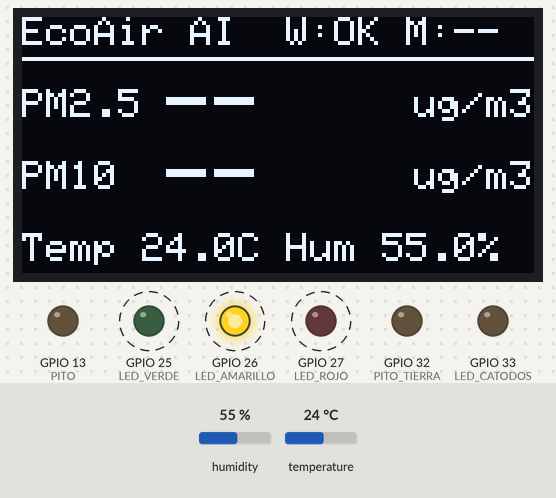
Bench run of a sketch on a simulated ESP32. Shown: 128×64 one-colour display, output pins drawn as LEDs (lit = HIGH). Dashed ring = blinking. The inputs (shaded band) are chosen by the test bench; at power-on: humidity 55 %, temperature 24 °C. WiFi joins after 1.5 s; servers stay silent unless stated; no MQTT or app messages arrive unless stated; not simulated (calls return 0 or success): secrets.h; names the files do not define were given values by the test bench: MQTT_PORT = 1883; what the sketch prints to the serial monitor is not drawn.

Above: at 3.15 s.
4.0 s: humidity set to 22 %
At 7.95 s:
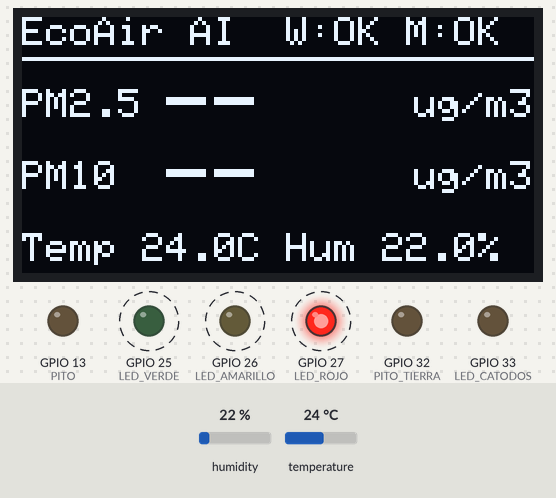
8.1 s: temperature set to 12 °C
At 13.05 s:
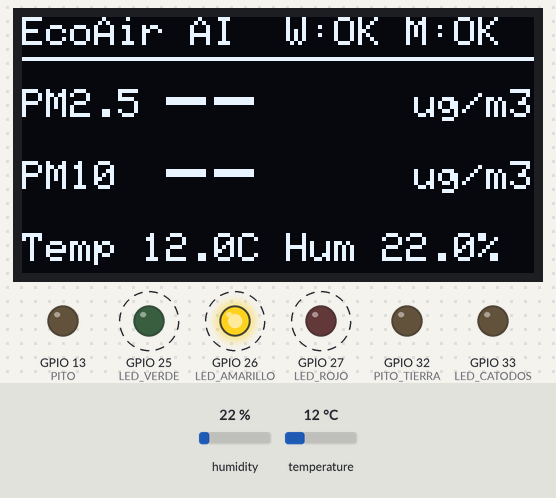
14.2 s: humidity set to 40 %
At 18.15 s:
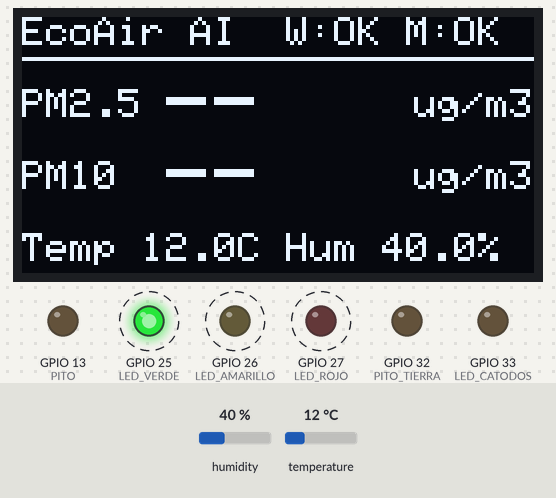
19.2 s: temperature set to 19 °C
Timing chart, 0 to 25.3 s (numbered marks = the images above; inputs shaded):
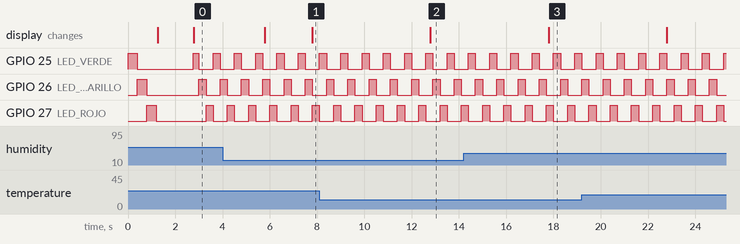

The sketch:

ecoair_node.ino
```cpp
#include <WiFi.h>
#include <PubSubClient.h>
#include <DHT.h>
#include <Wire.h>
#include <Adafruit_GFX.h>
#include <Adafruit_SSD1306.h>
#include "secrets.h"

#define DHTPIN 4
#define DHTTYPE DHT22
#define RXD2 16
#define TXD2 17

// Pantalla OLED SSD1306 128x64 por I2C
#define OLED_SDA 21
#define OLED_SCL 22
#define OLED_ADDR 0x3C
#define OLED_W 128
#define OLED_H 64

// Semaforo de 3 LEDs (anodo al GPIO con 330 ohm en serie; se encienden con HIGH).
// Los catodos van al GPIO 33 (no a GND): se deja en LOW todo el programa.
#define LED_VERDE 25
#define LED_AMARILLO 26
#define LED_ROJO 27
#define LED_CATODOS 33

// Zumbador: + al GPIO 13 (con 330 ohm en serie); - al GPIO 32, que queda en LOW (hace de tierra).
#define PITO 13
#define PITO_TIERRA 32

const char* DEVICE_ID = "ecoair-node-01";
const char* TOPIC = "ecoair/ecoair-node-01/telemetry";
const unsigned long PUBLISH_MS = 5000;
const unsigned long RETRY_MS = 5000;
const unsigned long DHT_MS = 5000;
const unsigned long DISPLAY_MS = 1000;

// ---------- Semaforo: categoria ICA de PM2.5 ----------
// Cortes de PM2.5 (ug/m3) de la Tabla 6 de la Res. 2254/2017, copiados de api/ica.py
// (BREAKPOINTS["pm25"]; cifras en docs/normas/normas_aire.md). Igual que el servidor, la
// concentracion se trunca a entero antes de buscar la fila (supuesto del proyecto):
//   0-12 Buena · 13-37 Aceptable · 38-55 Danina a grupos sensibles ·
//   56-150 Danina · 151-250 Muy danina · 251-500 Peligrosa
const int PM25_MAX_BUENA = 12;
const int PM25_MAX_ACEPTABLE = 37;
const int PM25_MAX_SENSIBLES = 55;
// Como en el servidor (api/calidad_aire.py), el ICA usa la MEDIA DE LA ULTIMA HORA. Aqui se
// aproxima con una muestra de PM2.5 cada 5 s (la misma cadencia de publicacion) en 60 cubetas de 1 min.
const unsigned long MUESTRA_MS = 5000;
const uint8_t VENTANA_MIN = 60;
// Sin trama valida del SDS011 en este tiempo (envia ~1 por segundo): "sin dato" / error del sensor.
const unsigned long SDS_SIN_DATO_MS = 10000;
const unsigned long PRUEBA_LED_MS = 400;
const unsigned long PARPADEO_ROJO_MS = 500;
const unsigned long PASO_SIN_DATO_MS = 300;

enum Semaforo { SEM_SIN_DATO, SEM_BUENA, SEM_ACEPTABLE, SEM_SENSIBLES, SEM_DANINA_O_PEOR };

// ---------- Zumbador: un pitido corto cada cierto tiempo segun el estado del semaforo ----------
const bool PITO_HABILITADO = true;      // false = zumbador apagado siempre
const bool PITO_ACTIVO = false;          // true = zumbador ACTIVO (HIGH/LOW); false = PASIVO (tono LEDC)
const uint32_t PITO_TONO_HZ = 2300;     // solo zumbador pasivo
const uint8_t PITO_RESOLUCION_BITS = 10;
const unsigned long PITO_MS = 150;       // duracion de cada pitido
const unsigned long PITO_CADA_BUENA_MS = 10000;     // verde fijo
const unsigned long PITO_CADA_ACEPTABLE_MS = 4000;  // amarillo fijo
const unsigned long PITO_CADA_SENSIBLES_MS = 1500;  // rojo fijo
const unsigned long PITO_CADA_DANINA_MS = 500;      // rojo parpadeando
// Sin dato, arranque y autoprueba: silencio.

DHT dht(DHTPIN, DHTTYPE);
WiFiClient wifiClient;
PubSubClient mqtt(wifiClient);
Adafruit_SSD1306 display(OLED_W, OLED_H, &Wire, -1);

bool pantallaOk = false;
float pm25 = NAN, pm10 = NAN;
float temperatura = NAN, humedad = NAN;
unsigned long lastPublish = 0;
unsigned long lastRetry = 0;
unsigned long lastDht = 0;
unsigned long lastDisplay = 0;
unsigned long lastSdsOk = 0;      // millis() de la ultima trama valida del SDS011 (0 = ninguna)
unsigned long lastMuestra = 0;
Semaforo semaforoActual = SEM_SIN_DATO;   // ultimo estado calculado por actualizarSemaforo()
bool pitoSonando = false;
unsigned long pitoInicio = 0;             // millis() del inicio del ultimo pitido (0 = ninguno)

struct Cubeta { uint32_t minuto; float suma; uint16_t n; };
Cubeta cubetas[VENTANA_MIN];

void leerSDS011() {
  static uint8_t buf[10];
  static uint8_t idx = 0;

  while (Serial2.available()) {
    uint8_t b = Serial2.read();
    if (idx == 0 && b != 0xAA) continue;
    buf[idx++] = b;

    if (idx == 10) {
      idx = 0;
      if (buf[1] != 0xC0 || buf[9] != 0xAB) continue;

      uint8_t sum = 0;
      for (int i = 2; i <= 7; i++) sum += buf[i];
      if (sum != buf[8]) continue;

      pm25 = (buf[2] | (buf[3] << 8)) / 10.0;
      pm10 = (buf[4] | (buf[5] << 8)) / 10.0;
      lastSdsOk = millis();
    }
  }
}

void leerDHT() {
  static bool primera = true;
  if (!primera && millis() - lastDht < DHT_MS) return;
  primera = false;
  lastDht = millis();
  temperatura = dht.readTemperature();
  humedad = dht.readHumidity();
}

// ---------- Semaforo ----------

// Enciende los LEDs indicados. Nunca mas de dos a la vez (los catodos comparten el GPIO 33).
void ponerLeds(bool verde, bool amarillo, bool rojo) {
  if ((int)verde + (int)amarillo + (int)rojo > 2) verde = amarillo = rojo = false;
  digitalWrite(LED_VERDE, verde ? HIGH : LOW);
  digitalWrite(LED_AMARILLO, amarillo ? HIGH : LOW);
  digitalWrite(LED_ROJO, rojo ? HIGH : LOW);
}

void iniciarSemaforo() {
  pinMode(LED_CATODOS, OUTPUT);
  digitalWrite(LED_CATODOS, LOW);     // queda en LOW todo el programa
  pinMode(LED_VERDE, OUTPUT);
  pinMode(LED_AMARILLO, OUTPUT);
  pinMode(LED_ROJO, OUTPUT);
  ponerLeds(false, false, false);
  for (uint8_t i = 0; i < VENTANA_MIN; i++) cubetas[i] = {UINT32_MAX, 0.0f, 0};
}

// Autoprueba: verde, amarillo y rojo uno a uno (~400 ms cada uno) y luego todo apagado.
// Corre una sola vez en setup(), antes de leer sensores y de conectar Wi-Fi/MQTT.
void autopruebaSemaforo() {
  ponerLeds(true, false, false);  delay(PRUEBA_LED_MS);
  ponerLeds(false, true, false);  delay(PRUEBA_LED_MS);
  ponerLeds(false, false, true);  delay(PRUEBA_LED_MS);
  ponerLeds(false, false, false);
}

bool sdsConDato() {
  return lastSdsOk != 0 && millis() - lastSdsOk < SDS_SIN_DATO_MS && !isnan(pm25);
}

// Guarda una muestra de PM2.5 cada MUESTRA_MS en la cubeta del minuto actual.
void muestrearPm25() {
  if (millis() - lastMuestra < MUESTRA_MS) return;
  lastMuestra = millis();
  if (!sdsConDato()) return;
  uint32_t minuto = millis() / 60000UL;
  Cubeta &c = cubetas[minuto % VENTANA_MIN];
  if (c.minuto != minuto) c = {minuto, 0.0f, 0};
  c.suma += pm25;
  c.n++;
}

// Media de PM2.5 de los ultimos 60 min (NAN si no hay muestras).
float mediaPm25Hora() {
  uint32_t ahora = millis() / 60000UL;
  float suma = 0.0f;
  uint32_t n = 0;
  for (uint8_t i = 0; i < VENTANA_MIN; i++) {
    const Cubeta &c = cubetas[i];
    if (c.n == 0 || c.minuto == UINT32_MAX || ahora - c.minuto >= VENTANA_MIN) continue;
    suma += c.suma;
    n += c.n;
  }
  return n ? suma / n : NAN;
}

Semaforo categoriaSemaforo() {
  if (!sdsConDato()) return SEM_SIN_DATO;
  float media = mediaPm25Hora();
  if (isnan(media) || media < 0) return SEM_SIN_DATO;
  int c = (int)media;                 // truncado a entero, como api/ica.py
  if (c <= PM25_MAX_BUENA) return SEM_BUENA;
  if (c <= PM25_MAX_ACEPTABLE) return SEM_ACEPTABLE;
  if (c <= PM25_MAX_SENSIBLES) return SEM_SENSIBLES;
  return SEM_DANINA_O_PEOR;           // danina, muy danina y peligrosa
}

// Sin delay(): solo millis(), para no retrasar lecturas ni MQTT.
void actualizarSemaforo() {
  muestrearPm25();
  unsigned long t = millis();
  semaforoActual = categoriaSemaforo();
  switch (semaforoActual) {
    case SEM_BUENA:     ponerLeds(true, false, false); break;
    case SEM_ACEPTABLE: ponerLeds(false, true, false); break;
    case SEM_SENSIBLES: ponerLeds(false, false, true); break;
    case SEM_DANINA_O_PEOR:
      ponerLeds(false, false, (t / PARPADEO_ROJO_MS) % 2 == 0);
      break;
    case SEM_SIN_DATO: {
      uint8_t paso = (t / PASO_SIN_DATO_MS) % 3;   // uno a uno: verde, amarillo, rojo
      ponerLeds(paso == 0, paso == 1, paso == 2);
      break;
    }
  }
}

// ---------- Zumbador ----------

void iniciarPito() {
  pinMode(PITO_TIERRA, OUTPUT);
  digitalWrite(PITO_TIERRA, LOW);       // tierra del zumbador: LOW todo el programa
  pinMode(PITO, OUTPUT);
  digitalWrite(PITO, LOW);
  if (PITO_HABILITADO && !PITO_ACTIVO && !ledcAttach(PITO, PITO_TONO_HZ, PITO_RESOLUCION_BITS)) {
    Serial.println("Zumbador: ledcAttach fallo en el GPIO 13");
  }
}

void ponerPito(bool sonar) {
  if (PITO_ACTIVO) digitalWrite(PITO, sonar ? HIGH : LOW);
  else ledcWriteTone(PITO, sonar ? PITO_TONO_HZ : 0);
  pitoSonando = sonar;
}

// Cada cuanto pita en cada estado (0 = silencio).
unsigned long intervaloPito(Semaforo estado) {
  switch (estado) {
    case SEM_BUENA:         return PITO_CADA_BUENA_MS;
    case SEM_ACEPTABLE:     return PITO_CADA_ACEPTABLE_MS;
    case SEM_SENSIBLES:     return PITO_CADA_SENSIBLES_MS;
    case SEM_DANINA_O_PEOR: return PITO_CADA_DANINA_MS;
    default:                return 0;  // sin dato
  }
}

// Sin delay(): solo millis(). Usa el estado que ya calculo actualizarSemaforo().
void actualizarPito() {
  unsigned long intervalo = intervaloPito(semaforoActual);
  if (!PITO_HABILITADO || intervalo == 0) {
    if (pitoSonando) ponerPito(false);
    return;
  }
  unsigned long t = millis();
  if (pitoSonando) {
    if (t - pitoInicio >= PITO_MS) ponerPito(false);
  } else if (pitoInicio == 0 || t - pitoInicio >= intervalo) {
    pitoInicio = t;
    ponerPito(true);
  }
}

void mostrarMensaje(const char* linea1, const char* linea2) {
  if (!pantallaOk) return;
  display.clearDisplay();
  display.setTextColor(SSD1306_WHITE);
  display.setTextSize(2);
  display.setCursor(0, 8);
  display.print(linea1);
  display.setTextSize(1);
  display.setCursor(0, 36);
  display.print(linea2);
  display.display();
}

void filaPM(const char* etiqueta, float valor, int y) {
  char buf[8];
  if (isnan(valor)) snprintf(buf, sizeof(buf), "--");
  else snprintf(buf, sizeof(buf), "%.1f", valor);

  display.setTextSize(1);
  display.setCursor(0, y + 4);
  display.print(etiqueta);
  display.setTextSize(2);
  display.setCursor(36, y);
  display.print(buf);
  display.setTextSize(1);
  display.setCursor(98, y + 4);
  display.print("ug/m3");
}

void actualizarPantalla() {
  if (!pantallaOk || millis() - lastDisplay < DISPLAY_MS) return;
  lastDisplay = millis();

  char estado[16];
  snprintf(estado, sizeof(estado), "W:%s M:%s",
           WiFi.status() == WL_CONNECTED ? "OK" : "--",
           mqtt.connected() ? "OK" : "--");

  char t[8], h[8], linea[24];
  if (isnan(temperatura)) snprintf(t, sizeof(t), "--");
  else snprintf(t, sizeof(t), "%.1fC", temperatura);
  if (isnan(humedad)) snprintf(h, sizeof(h), "--");
  else snprintf(h, sizeof(h), "%.1f%%", humedad);
  snprintf(linea, sizeof(linea), "Temp %s Hum %s", t, h);

  display.clearDisplay();
  display.setTextColor(SSD1306_WHITE);

  display.setTextSize(1);
  display.setCursor(0, 0);
  display.print("EcoAir AI");
  display.setCursor(66, 0);
  display.print(estado);
  display.drawFastHLine(0, 10, OLED_W, SSD1306_WHITE);

  filaPM("PM2.5", pm25, 14);
  filaPM("PM10", pm10, 32);

  display.setTextSize(1);
  display.setCursor(0, 54);
  display.print(linea);

  display.display();
}

void conectarWifi() {
  WiFi.mode(WIFI_STA);
  WiFi.begin(WIFI_SSID, WIFI_PASS);
  Serial.print("Conectando a Wi-Fi");
  unsigned long t0 = millis();
  while (WiFi.status() != WL_CONNECTED && millis() - t0 < 20000) {
    delay(500);
    Serial.print(".");
  }
  if (WiFi.status() == WL_CONNECTED) {
    Serial.printf("\nWi-Fi OK, IP del ESP32: %s\n", WiFi.localIP().toString().c_str());
  } else {
    Serial.println("\nNo se pudo conectar al Wi-Fi, se reintenta en el loop");
  }
}

// Texto del codigo de mqtt.state() (PubSubClient) para el monitor serie.
const char* descripcionEstadoMqtt(int estado) {
  switch (estado) {
    case -4: return "sin respuesta del broker (timeout)";
    case -3: return "conexion perdida";
    case -2: return "no se pudo abrir la conexion TCP: revisa MQTT_HOST y MQTT_PORT";
    case -1: return "desconectado";
    case 1:  return "version de protocolo rechazada";
    case 2:  return "client id rechazado";
    case 3:  return "broker no disponible";
    case 4:  return "usuario o clave incorrectos: revisa MQTT_USER y MQTT_PASSWORD";
    case 5:  return "no autorizado: revisa MQTT_USER, MQTT_PASSWORD y el ACL del broker";
    default: return "desconocido";
  }
}

void setup() {
  Serial.begin(115200);
  Serial2.begin(9600, SERIAL_8N1, RXD2, TXD2);
  dht.begin();
  iniciarSemaforo();
  iniciarPito();                        // en silencio durante el arranque y la autoprueba
  autopruebaSemaforo();

  Wire.begin(OLED_SDA, OLED_SCL);
  pantallaOk = display.begin(SSD1306_SWITCHCAPVCC, OLED_ADDR);
  if (!pantallaOk) {
    Serial.println("OLED no detectada: el sistema sigue funcionando sin pantalla");
  }
  mostrarMensaje("EcoAir AI", "Conectando Wi-Fi...");

  mqtt.setServer(MQTT_HOST, MQTT_PORT);
  conectarWifi();
}

void loop() {
  leerSDS011();
  leerDHT();
  actualizarSemaforo();
  actualizarPito();
  actualizarPantalla();

  if (WiFi.status() != WL_CONNECTED) {
    if (millis() - lastRetry >= RETRY_MS) {
      lastRetry = millis();
      Serial.println("Wi-Fi caido, reconectando...");
      WiFi.disconnect();
      WiFi.begin(WIFI_SSID, WIFI_PASS);
    }
    return;
  }

  if (!mqtt.connected()) {
    if (millis() - lastRetry >= RETRY_MS) {
      lastRetry = millis();
      Serial.print("Conectando al broker MQTT... ");
      if (mqtt.connect(DEVICE_ID, MQTT_USER, MQTT_PASSWORD)) {
        Serial.println("OK");
      } else {
        int estado = mqtt.state();
        Serial.printf("fallo, estado=%d (%s)\n", estado, descripcionEstadoMqtt(estado));
      }
    }
    return;
  }
  mqtt.loop();

  if (millis() - lastPublish >= PUBLISH_MS) {
    lastPublish = millis();

    if (isnan(temperatura) || isnan(humedad) || isnan(pm25) || isnan(pm10)) {
      Serial.println("Datos incompletos, no se publica");
      return;
    }

    char payload[160];
    snprintf(payload, sizeof(payload),
             "{\"deviceId\":\"%s\",\"temperature\":%.1f,\"humidity\":%.1f,\"pm25\":%.1f,\"pm10\":%.1f}",
             DEVICE_ID, temperatura, humedad, pm25, pm10);

    bool ok = mqtt.publish(TOPIC, payload);
    Serial.printf("%s -> %s\n", ok ? "Publicado" : "Fallo al publicar", payload);
  }
}
```

Measured:
- after the input at 4.0 s, the display: first differs from a run without the input after 3.8 s (image 1)
- after the input at 8.1 s, the display: changes after 4.7 s (image 2)
- after the input at 14.2 s, the display: changes after 3.6 s (image 3)
- by itself, GPIO 25 (LED_VERDE), GPIO 26 (LED_AMARILLO), GPIO 27 (LED_ROJO): alternates HIGH for 0.30 s and LOW for 0.60 s
